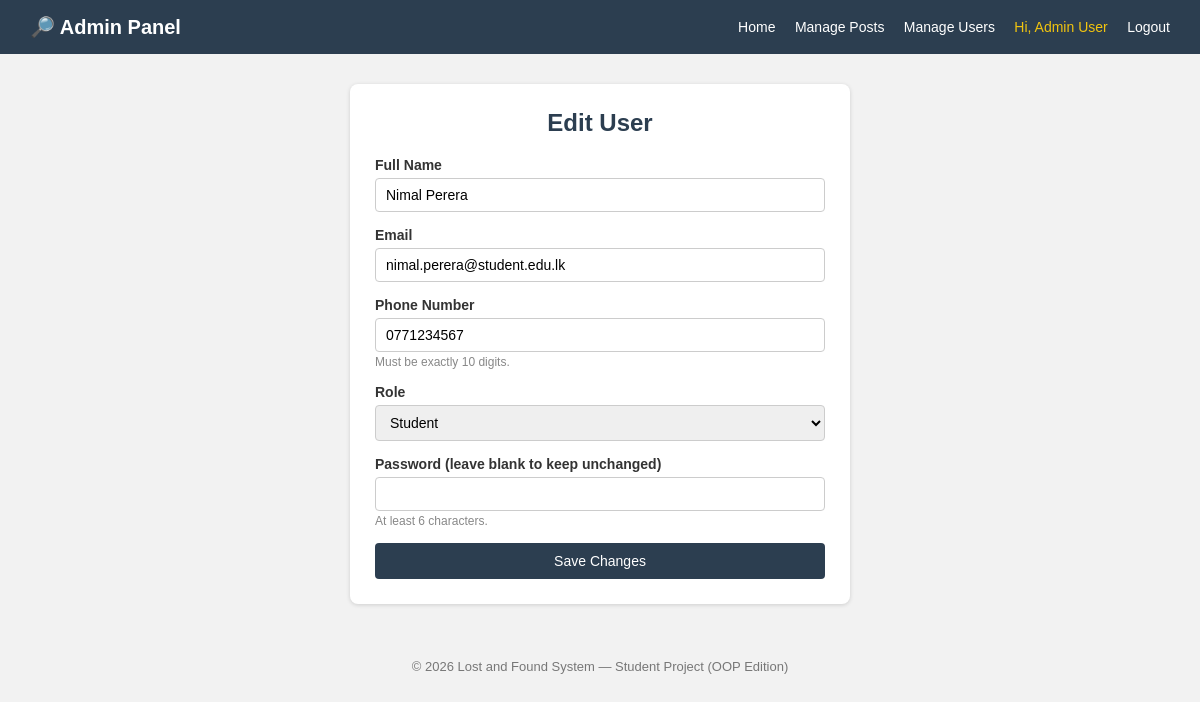
The page /index.php?page=admin&action=showEditUser&id=2 (signed in) on the database its author committed.
### tables this page shows
CREATE TABLE users (
    id INT AUTO_INCREMENT PRIMARY KEY,
    full_name VARCHAR(100) NOT NULL,
    email VARCHAR(100) NOT NULL UNIQUE,
    phone VARCHAR(15) NOT NULL,
    password VARCHAR(255) NOT NULL,
    user_type ENUM('student', 'staff', 'admin') NOT NULL DEFAULT 'student',
    created_at TIMESTAMP DEFAULT CURRENT_TIMESTAMP
);

### core/Controller.php (called while the page is built, shortened)
<?php
require_once __DIR__ . '/Database.php';
abstract class Controller
{
    protected function renderBare(string $view, array $data = []): void
    {
        extract($data);
        require __DIR__ . "/../views/{$view}.php";
    }
}

### controllers/AdminController.php (called while the page is built, shortened)
<?php
require_once __DIR__ . '/../core/Controller.php';
require_once __DIR__ . '/../core/Auth.php';
require_once __DIR__ . '/../models/UserRepository.php';
class AdminController extends Controller
{
    private UserRepository $users;
    public function __construct()
    {
        $this->users = new UserRepository();
        $this->guard();
    }
    private function guard(): void
    {
        if (!Auth::check() || !Auth::isAdmin()) {
            $this->redirect('index.php?page=auth&action=showLogin');
            exit();
        }
    }
    public function showEditUser(): void
    {
        $id = (int) ($_GET['id'] ?? 0);
        $targetUser = $this->users->findById($id);
        $this->renderBare('admin/user_form', ['errors' => [], 'old' => [], 'mode' => 'edit', 'targetUser' => $targetUser]);
    }
}

### core/Router.php (called while the page is built, shortened)
<?php
class Router
{
    public function dispatch(string $page, string $action): void
    {
        $controller = new $className();
        $controller->$action();
    }
}

### index.php (called while the page is built, shortened)
<?php
require_once __DIR__ . '/core/Router.php';
$page = $_GET['page'] ?? 'item';
$action = $_GET['action'] ?? 'home';
$router = new Router();
$router->dispatch($page, $action);

### core/Database.php (called while the page is built, shortened)
<?php
class Database
{
    private static ?Database $instance = null;
    private PDO $connection;
    private function __construct()
    {
        try {
            $dsn = "mysql:host=" . DB_HOST . ";dbname=" . DB_NAME . ";charset=utf8mb4";
            $this->connection = new PDO($dsn, DB_USER, DB_PASS, [
                PDO::ATTR_ERRMODE => PDO::ERRMODE_EXCEPTION,
                PDO::ATTR_DEFAULT_FETCH_MODE => PDO::FETCH_ASSOC,
            ]);
        } catch (PDOException $e) {
            die("Database connection failed: " . $e->getMessage());
        }
    }
    public static function getInstance(): Database
    {
        if (self::$instance === null) {
            self::$instance = new self();
        }
        return self::$instance;
    }
    public function fetchOne(string $sql, array $params = []): ?array
    {
        $stmt = $this->connection->prepare($sql);
        $stmt->execute($params);
        $row = $stmt->fetch();
        return $row ?: null;
    }
}

### core/Auth.php (called while the page is built, shortened)
<?php
require_once __DIR__ . '/../models/UserRepository.php';
class Auth
{
    public static function user(): ?User
    {
        static $cachedUser = null;
        if ($cachedUser === null) {
            $repo = new UserRepository();
            $cachedUser = $repo->findById((int) $_SESSION['user_id']);
        }
        return $cachedUser;
    }
    public static function isAdmin(): bool
    {
        $user = self::user();
        return $user !== null && $user->canManageUsers();
    }
}

### models/UserRepository.php (called while the page is built, shortened)
<?php
require_once __DIR__ . '/../core/Database.php';
require_once __DIR__ . '/UserFactory.php';
class UserRepository
{
    private Database $db;
    public function __construct()
    {
        $this->db = Database::getInstance();
    }
    public function findById(int $id): ?User
    {
        $row = $this->db->fetchOne("SELECT * FROM users WHERE id = ?", [$id]);
        return $row ? UserFactory::create($row) : null;
    }
}

### models/UserFactory.php (called while the page is built, shortened)
<?php
class UserFactory
{
    public static function create(array $row): User
    {
        $id = (int) $row['id'];
        $fullName = $row['full_name'];
        $email = $row['email'];
        $phone = $row['phone'];
        $password = $row['password'];
        $userType = $row['user_type'];
        switch ($userType) {
            case 'admin':
                return new Admin($id, $fullName, $email, $phone, $password, $userType);
            case 'student':
            default:
                return new Student($id, $fullName, $email, $phone, $password, $userType);
        }
    }
}

### models/User.php (called while the page is built, shortened)
<?php
abstract class User
{
    private string $fullName;
    private string $email;
    private string $phone;
    private string $userType;
    public function __construct(int $id, string $fullName, string $email, string $phone, string $password, string $userType)
    {
        $this->fullName = $fullName;
        $this->email = $email;
        $this->phone = $phone;
        $this->userType = $userType;
    }
    public function getFullName(): string { return $this->fullName; }
    public function getEmail(): string { return $this->email; }
    public function getPhone(): string { return $this->phone; }
    public function getUserType(): string { return $this->userType; }
}

### views/admin/user_form.php (the view, shortened to what this page needs)
<?php
require_once __DIR__ . '/../../core/Auth.php';
$currentUser = Auth::user();
$isEdit = $mode === 'edit';
?>
<!DOCTYPE html>
<html lang="en">
<head>
    <link rel="stylesheet" href="<?php echo BASE_URL; ?>/assets/css/style.css">
</head>
<body>
<div class="navbar">
    <div class="nav-title">🔎 Admin Panel</div>
    <div class="nav-links">
        <a href="<?php echo BASE_URL; ?>/index.php">Home</a>
        <a href="<?php echo BASE_URL; ?>/index.php?page=admin&action=dashboard">Manage Posts</a>
        <a href="<?php echo BASE_URL; ?>/index.php?page=admin&action=manageUsers">Manage Users</a>
        <span class="nav-user">Hi, <?php echo htmlspecialchars($currentUser->getFullName()); ?></span>
        <a href="<?php echo BASE_URL; ?>/index.php?page=auth&action=logout">Logout</a>
    </div>
</div>
<div class="container">
    <div class="form-box">
        <h2><?php echo $isEdit ? 'Edit User' : 'Add New User'; ?></h2>
        <?php
        $fullName = $old['full_name'] ?? ($targetUser ? $targetUser->getFullName() : '');
        $email = $old['email'] ?? ($targetUser ? $targetUser->getEmail() : '');
        $phone = $old['phone'] ?? ($targetUser ? $targetUser->getPhone() : '');
        $userType = $old['user_type'] ?? ($targetUser ? $targetUser->getUserType() : '');
        ?>
        <form method="POST" action="<?php echo BASE_URL; ?>/index.php?page=admin&action=<?php echo $isEdit ? 'editUser' : 'addUser'; ?>" onsubmit="return validateRegisterFormAdmin(<?php echo $isEdit ? 'true' : 'false'; ?>)">
            <div class="form-group">
                <label for="full_name">Full Name</label>
                <input type="text" id="full_name" name="full_name" value="<?php echo htmlspecialchars($fullName); ?>">
            </div>
            <div class="form-group">
                <label for="email">Email</label>
                <input type="text" id="email" name="email" value="<?php echo htmlspecialchars($email); ?>">
            </div>
            <div class="form-group">
                <label for="phone">Phone Number</label>
                <input type="text" id="phone" name="phone" value="<?php echo htmlspecialchars($phone); ?>" placeholder="e.g. 0771234567">
                <span class="form-hint">Must be exactly 10 digits.</span>
            </div>
            <div class="form-group">
                <label for="user_type">Role</label>
                <select id="user_type" name="user_type">
                    <option value="student" <?php echo $userType === 'student' ? 'selected' : ''; ?>>Student</option>
                </select>
            </div>
            <div class="form-group">
                <label for="password">Password <?php echo $isEdit ? '(leave blank to keep unchanged)' : ''; ?></label>
                <input type="password" id="password" name="password">
                <span class="form-hint">At least 6 characters.</span>
            </div>
            <button type="submit" class="btn btn-full"><?php echo $isEdit ? 'Save Changes' : 'Create User'; ?></button>
        </form>
    </div>
</div>
<div class="footer">
    <p>&copy; <?php echo date("Y"); ?> Lost and Found System &mdash; Student Project (OOP Edition)</p>
</div>
</body>
</html>

### assets/css/style.css (style rules this page uses)
* { margin: 0; padding: 0; box-sizing: border-box; font-family: Arial, Helvetica, sans-serif; }
body { background-color: #f2f2f2; color: #333; }
.navbar { background-color: #2c3e50; color: #fff; padding: 15px 30px; display: flex; justify-content: space-between; align-items: center; flex-wrap: wrap; }
.nav-title { font-size: 20px; font-weight: bold; }
.nav-links a { color: #fff; text-decoration: none; margin-left: 15px; font-size: 14px; }
.nav-user { margin-left: 15px; font-size: 14px; color: #f1c40f; }
.container { max-width: 1000px; margin: 30px auto; padding: 0 15px; }
.form-box { background: #fff; max-width: 500px; margin: 20px auto; padding: 25px; border-radius: 8px; box-shadow: 0 1px 4px rgba(0,0,0,0.15); }
.form-box h2 { margin-bottom: 20px; text-align: center; color: #2c3e50; }
.form-group { margin-bottom: 15px; }
.form-group label { display: block; margin-bottom: 5px; font-size: 14px; font-weight: bold; }
.form-group input, .form-group select, .form-group textarea { width: 100%; padding: 8px 10px; border: 1px solid #ccc; border-radius: 4px; font-size: 14px; }
.form-hint { font-size: 12px; color: #888; margin-top: 3px; display: block; }
.btn { display: inline-block; background-color: #2c3e50; color: #fff; border: none; padding: 10px 20px; border-radius: 4px; cursor: pointer; font-size: 14px; text-decoration: none; }
.btn-full { width: 100%; }
.footer { text-align: center; padding: 15px; font-size: 13px; color: #777; margin-top: 40px; }

### rows shown on the page
users: full_name "Admin User"
users: full_name "Nimal Perera", email "nimal.perera@student.edu.lk", phone "0771234567", user_type "Student"
